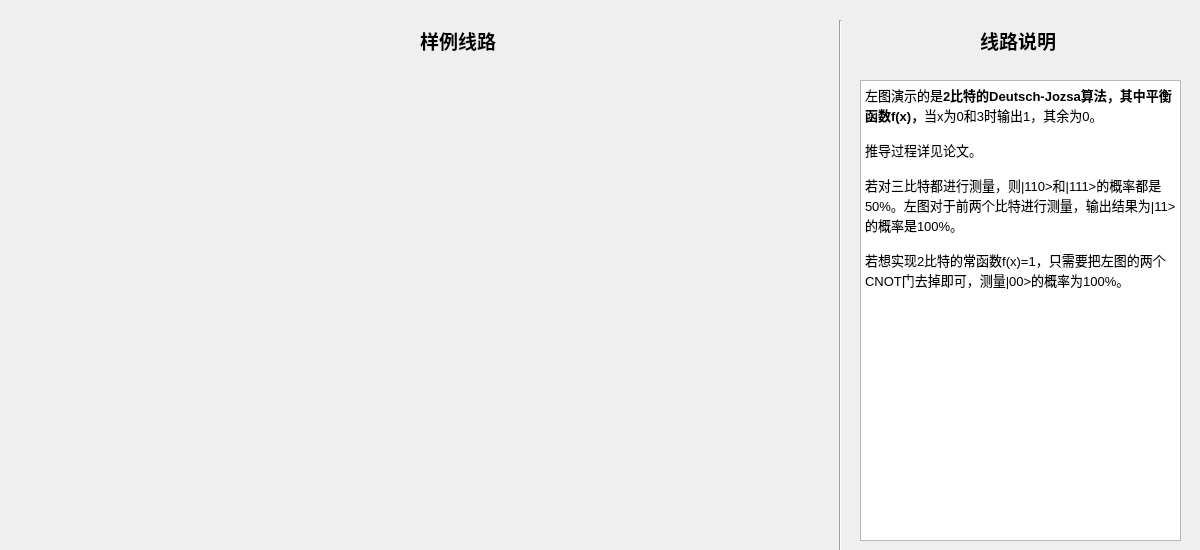
<?xml version="1.0" encoding="UTF-8"?>
<ui version="4.0">
 <class>example2</class>
 <widget class="QWidget" name="example2">
  <property name="geometry">
   <rect>
    <x>0</x>
    <y>0</y>
    <width>1200</width>
    <height>550</height>
   </rect>
  </property>
  <property name="windowTitle">
   <string>Form</string>
  </property>
  <widget class="Line" name="line">
   <property name="geometry">
    <rect>
     <x>830</x>
     <y>20</y>
     <width>20</width>
     <height>531</height>
    </rect>
   </property>
   <property name="orientation">
    <enum>Qt::Vertical</enum>
   </property>
  </widget>
  <widget class="QLabel" name="title2">
   <property name="geometry">
    <rect>
     <x>980</x>
     <y>30</y>
     <width>101</width>
     <height>21</height>
    </rect>
   </property>
   <property name="font">
    <font>
     <pointsize>14</pointsize>
     <weight>75</weight>
     <bold>true</bold>
    </font>
   </property>
   <property name="text">
    <string>线路说明</string>
   </property>
  </widget>
  <widget class="QLabel" name="title1">
   <property name="geometry">
    <rect>
     <x>420</x>
     <y>30</y>
     <width>101</width>
     <height>21</height>
    </rect>
   </property>
   <property name="font">
    <font>
     <pointsize>14</pointsize>
     <weight>75</weight>
     <bold>true</bold>
    </font>
   </property>
   <property name="text">
    <string>样例线路</string>
   </property>
  </widget>
  <widget class="QTextEdit" name="textEdit">
   <property name="geometry">
    <rect>
     <x>860</x>
     <y>80</y>
     <width>321</width>
     <height>461</height>
    </rect>
   </property>
   <property name="html">
    <string>&lt;!DOCTYPE HTML PUBLIC &quot;-//W3C//DTD HTML 4.0//EN&quot; &quot;http://www.w3.org/TR/REC-html40/strict.dtd&quot;&gt;
&lt;html&gt;&lt;head&gt;&lt;meta name=&quot;qrichtext&quot; content=&quot;1&quot; /&gt;&lt;style type=&quot;text/css&quot;&gt;
p, li { white-space: pre-wrap; }
&lt;/style&gt;&lt;/head&gt;&lt;body style=&quot; font-family:'SimSun'; font-size:9pt; font-weight:400; font-style:normal;&quot;&gt;
&lt;p style=&quot; margin-top:0px; margin-bottom:0px; margin-left:0px; margin-right:0px; -qt-block-indent:0; text-indent:0px;&quot;&gt;&lt;span style=&quot; font-family:'SimSun'; font-size:10pt;&quot;&gt;左图演示的是&lt;/span&gt;&lt;span style=&quot; font-family:'SimSun'; font-size:10pt; font-weight:600;&quot;&gt;2比特的Deutsch-Jozsa算法，其中平衡函数f(x)，&lt;/span&gt;&lt;span style=&quot; font-family:'SimSun'; font-size:10pt;&quot;&gt;当x为0和3时输出1，其余为0。&lt;/span&gt;&lt;/p&gt;
&lt;p style=&quot;-qt-paragraph-type:empty; margin-top:0px; margin-bottom:0px; margin-left:0px; margin-right:0px; -qt-block-indent:0; text-indent:0px; font-family:'SimSun'; font-size:10pt;&quot;&gt;&lt;br /&gt;&lt;/p&gt;
&lt;p style=&quot; margin-top:0px; margin-bottom:0px; margin-left:0px; margin-right:0px; -qt-block-indent:0; text-indent:0px;&quot;&gt;&lt;span style=&quot; font-family:'SimSun'; font-size:10pt;&quot;&gt;推导过程详见论文。&lt;/span&gt;&lt;/p&gt;
&lt;p style=&quot;-qt-paragraph-type:empty; margin-top:0px; margin-bottom:0px; margin-left:0px; margin-right:0px; -qt-block-indent:0; text-indent:0px; font-family:'SimSun'; font-size:10pt;&quot;&gt;&lt;br /&gt;&lt;/p&gt;
&lt;p style=&quot; margin-top:0px; margin-bottom:0px; margin-left:0px; margin-right:0px; -qt-block-indent:0; text-indent:0px;&quot;&gt;&lt;span style=&quot; font-family:'SimSun'; font-size:10pt;&quot;&gt;若对三比特都进行测量，则|110&amp;gt;和|111&amp;gt;的概率都是50%。左图对于前两个比特进行测量，输出结果为|11&amp;gt;的概率是100%。&lt;/span&gt;&lt;/p&gt;
&lt;p style=&quot;-qt-paragraph-type:empty; margin-top:0px; margin-bottom:0px; margin-left:0px; margin-right:0px; -qt-block-indent:0; text-indent:0px; font-family:'SimSun'; font-size:10pt;&quot;&gt;&lt;br /&gt;&lt;/p&gt;
&lt;p style=&quot; margin-top:0px; margin-bottom:0px; margin-left:0px; margin-right:0px; -qt-block-indent:0; text-indent:0px;&quot;&gt;&lt;span style=&quot; font-family:'SimSun'; font-size:10pt;&quot;&gt;若想实现2比特的常函数f(x)=1，只需要把左图的两个CNOT门去掉即可，测量|00&amp;gt;的概率为100%。&lt;/span&gt;&lt;/p&gt;&lt;/body&gt;&lt;/html&gt;</string>
   </property>
  </widget>
  <widget class="QLabel" name="image">
   <property name="geometry">
    <rect>
     <x>20</x>
     <y>60</y>
     <width>811</width>
     <height>471</height>
    </rect>
   </property>
   <property name="text">
    <string/>
   </property>
   <property name="pixmap">
    <pixmap resource="gates/images.qrc">:/example2.png</pixmap>
   </property>
  </widget>
 </widget>
 <resources>
  <include location="gates/images.qrc"/>
 </resources>
 <connections/>
</ui>
